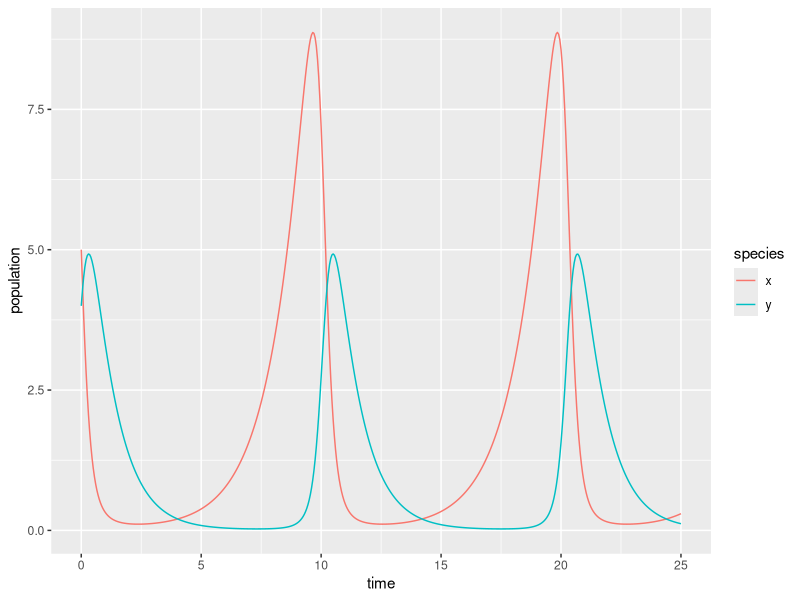

This figure's R source:
## ---- chunk 1
knitr::opts_chunk$set(echo = TRUE)
library(tidyverse)
library(deSolve)
library(kableExtra)

#make sure to install packages deSolve and kableExtra!
## ---- chunk 2
# Create a sequence of times (days): 
time <- seq(0, 25, by = 0.05)

# Set some parameter values (these can change - keep it in mind):
parameters <- c(alpha = .75, beta = 0.8, delta = 0.5, gamma = 1)

# Set the initial condition (prey and predator populations at t = 0).
# Recall: x = prey, y = predator
init_cond <- c(x = 5, y = 4)

# Prepare the series of differential equations as a function: 
lk_equations <- function(time, init_cond, parameters) {
  with(as.list(c(init_cond, parameters)), {
    dxdt = alpha * x - beta * x * y
    dydt = delta * x * y - gamma * y
    return(list(c(dxdt, dydt)))
  })
}

# Find the approximate the solution using `deSolve::ode()`:
approx_lk <- ode(y = init_cond, times = time, func = lk_equations, parms = parameters)

# Check the class: 
class(approx_lk)

# We really want this to be a data frame, and we want both prey (x) and predator (y) to be in the same column -- we'll learn why in EDS 221 (tidy data)
approx_lk_df <- data.frame(approx_lk) %>% 
  pivot_longer(cols = c(x,y), names_to = "species", values_to = "population")

# Plot it! 
ggplot(data = approx_lk_df, aes(x = time, y = population)) +
  geom_line(aes(color = species))
